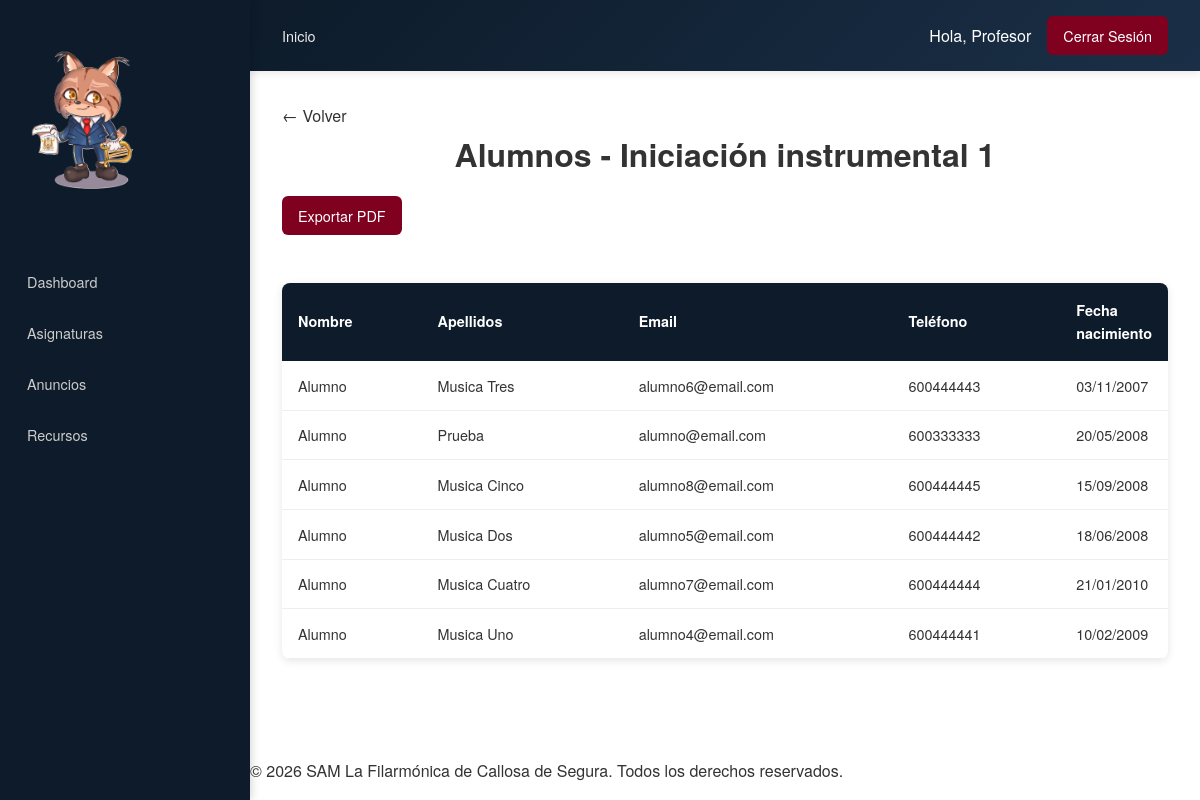
Screenshot of /profesor/listado-alumnos.php?id_asignatura=3 (signed in) with the database file from the repository.
### tables this page shows
CREATE TABLE `asignaturas` (
  `id_asignatura` int(11) NOT NULL,
  `nombre` varchar(100) NOT NULL,
  `id_curso` int(11) DEFAULT NULL,
  `id_profesor` int(11) DEFAULT NULL
);

CREATE TABLE `usuarios` (
  `id_usuario` int(11) NOT NULL,
  `nombre` varchar(100) NOT NULL,
  `apellidos` varchar(150) NOT NULL,
  `email` varchar(150) NOT NULL,
  `password` varchar(255) NOT NULL,
  `telefono` varchar(20) DEFAULT NULL,
  `dni` varchar(20) DEFAULT NULL,
  `fecha_nacimiento` date DEFAULT NULL,
  `direccion` text DEFAULT NULL,
  `rol` enum('admin','profesor','alumno') NOT NULL,
  `fecha_registro` date DEFAULT NULL,
  `activo` tinyint(1) DEFAULT 1
);

### profesor/listado-alumnos.php (the view, shortened to what this page needs)
<?php
require_once "../includes/funciones.php";
$conexion = conectar();
$id_profesor = $_SESSION['id_usuario'];
$id_asignatura = (int)$_GET['id_asignatura'];
$verificar = $conexion->query("SELECT nombre FROM asignaturas WHERE id_asignatura = $id_asignatura AND id_profesor = $id_profesor");
$datos_asignatura = $verificar->fetch_assoc();
$total_result = $conexion->query("SELECT COUNT(DISTINCT u.id_usuario) AS total FROM asignaturas a
                                    JOIN matriculas m ON a.id_curso = m.id_curso
                                    JOIN usuarios u ON m.id_alumno = u.id_usuario
                                    WHERE a.id_asignatura = $id_asignatura AND m.estado = 'activa' AND u.rol = 'alumno'");
$total = $total_result->fetch_assoc()['total'];
$paginacion = paginar($total, 10);
$alumnos = $conexion->query(" SELECT DISTINCT u.id_usuario, u.nombre, u.apellidos, u.email, u.telefono, u.fecha_nacimiento
                                FROM asignaturas a
                                JOIN matriculas m ON a.id_curso = m.id_curso
                                JOIN usuarios u ON m.id_alumno = u.id_usuario
                                WHERE a.id_asignatura = $id_asignatura AND m.estado = 'activa' AND u.rol = 'alumno' AND u.activo = 1
                                ORDER BY u.nombre ASC
                                LIMIT {$paginacion['offset']}, {$paginacion['limite']}");
include "../plantillas/header_privado.php";
include "../plantillas/navbar_privado.php";
?>
<main class="main">
    <h1>Alumnos - <?= $datos_asignatura['nombre'] ?></h1>
    <a href="exportar_alumnos_pdf.php?id_asignatura=<?= $id_asignatura ?>" class="btn-crear"> Exportar PDF </a>
    <?php if($total > 0){ ?>
        <table>
            <thead>
                <tr>
                    <th>Nombre</th>
                    <th>Apellidos</th>
                    <th>Email</th>
                    <th>Teléfono</th>
                    <th>Fecha nacimiento</th>
                </tr>
            </thead>
            <tbody>
                <?php while($alumno = $alumnos->fetch_assoc()){ ?>
                    <tr>
                        <td><?= $alumno['nombre'] ?></td>
                        <td><?= $alumno['apellidos'] ?></td>
                        <td><?= $alumno['email'] ?></td>
                        <td><?= $alumno['telefono'] ?></td>
                        <td><?= date("d/m/Y", strtotime($alumno['fecha_nacimiento'])) ?></td>
                    </tr>
                <?php } ?>
            </tbody>
        </table>
    <?php } else { ?>
        <p>No hay alumnos matriculados.</p>
    <?php } ?>
</main>
<?php
include "../plantillas/footer_privado.php";
?>

### estaticos/css/styles.css (style rules this page uses)
* { box-sizing: border-box; margin: 0; padding: 0; }
html, body { height: 100%; margin: 0; }
body { font-family: 'Helvetica Neue', Arial, sans-serif; line-height: 1.6; color: #333333; display: flex; flex-direction: column; min-height: 100vh; min-width: 320px; }
main { flex: 1; }
a { text-decoration: none; color: inherit; }
h1, h2, h3 { margin-bottom: 1rem; text-align: center; }

### estaticos/css/privado.css (style rules this page uses)
* { box-sizing: border-box; }
html, body { min-width: 320px; }
body { margin: 0; padding: 0; }
.main { padding: 1rem; width: 100%; max-width: 1400px; min-width: 300px; margin: 0 auto; }
table { width: 100%; display: block; overflow-x: auto; -webkit-overflow-scrolling: touch; border-collapse: collapse; margin-top: 1.5rem; background: white; border-radius: 8px; box-shadow: 0 2px 8px rgba(0, 0, 0, 0.1); font-size: 0.85rem; }
table thead { background: #0D1B2A; color: white; }
table th { padding: 0.6rem 0.4rem; text-align: left; font-weight: 600; }
table td { padding: 0.75rem 0.4rem; border-bottom: 1px solid #eee; max-height: 200px; }
td:last-child, th:last-child { width:1%; }
.btn-crear, .btn-editar, .btn-eliminar, .btn-aprobar, .btn-rechazar { display: inline-block; padding: 6px 12px; border-radius: 6px; text-decoration: none; font-size: 0.8rem; transition: all 0.3s; border: none; cursor: pointer; }
.btn-crear { background: #800020; color: white; margin-bottom: 1rem; width: 100%; }
@media (min-width: 768px) { .main { padding: 1.5rem; } }
@media (min-width: 768px) { table { font-size: 0.9rem; } }
@media (min-width: 768px) { table th { padding: 1rem; } }
@media (min-width: 768px) { table td { padding: 0.8rem 1rem; } }
@media (min-width: 768px) { .btn-crear, .btn-editar, .btn-eliminar, .btn-aprobar, .btn-rechazar { padding: 8px 16px; font-size: 0.9rem; } }
@media (min-width: 768px) { .btn-crear { width: auto; margin-bottom: 1.5rem; } }
@media (min-width: 1024px) { .main { padding: 2rem; max-width: 1200px; } }
@media (min-width: 1024px) { body { margin-left: 250px; } }

### rows the page displays
asignaturas: nombre "Iniciación instrumental 1"
usuarios: nombre "Alumno", apellidos "Musica Tres", email "alumno6@email.com", telefono "600444443", fecha_nacimiento "03/11/2007"
usuarios: nombre "Alumno", apellidos "Prueba", email "alumno@email.com", telefono "600333333", fecha_nacimiento "20/05/2008"
usuarios: nombre "Alumno", apellidos "Musica Cinco", email "alumno8@email.com", telefono "600444445", fecha_nacimiento "15/09/2008"
usuarios: nombre "Alumno", apellidos "Musica Dos", email "alumno5@email.com", telefono "600444442", fecha_nacimiento "18/06/2008"
usuarios: nombre "Alumno", apellidos "Musica Cuatro", email "alumno7@email.com", telefono "600444444", fecha_nacimiento "21/01/2010"
usuarios: nombre "Alumno", apellidos "Musica Uno", email "alumno4@email.com", telefono "600444441", fecha_nacimiento "10/02/2009"

### other values shown
$nombre "Profesor"
